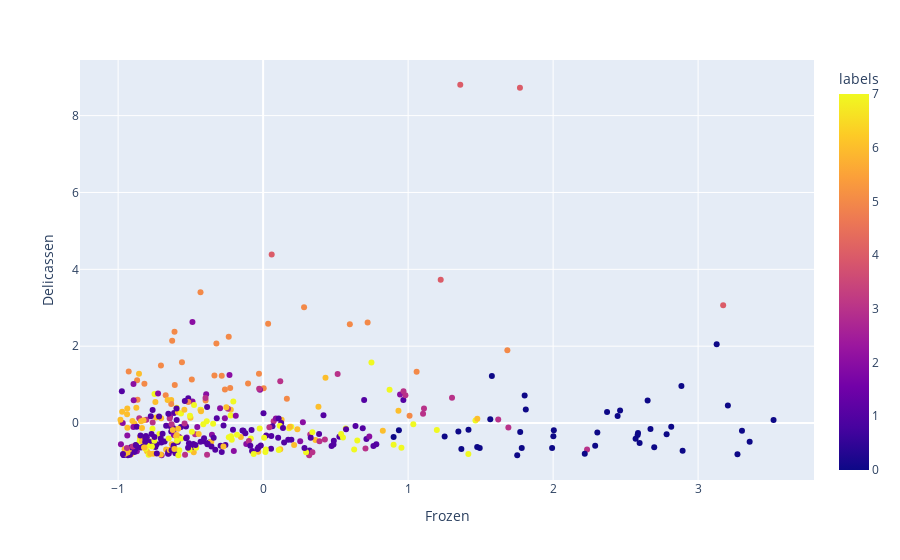

Notebook code for this chart:
### Markdown cell above
Visualize `Frozen` as X and `Delicassen` as y by `labels` and `labels_DBSCAN` respectively

### Code cell
fig = px.scatter(customers, x="Frozen", y="Delicassen", color="labels")
fig.show()

### Figure 1 — Plotly figure (JSON) as saved in the notebook; plotly's stock layout.template omitted (floating-point values rounded to 4 significant figures; data arrays with more than 128 entries replaced by an {"elided": "..."} marker saying what was removed)
{"data": [{"hoverlabel": {"namelength": 0}, "hovertemplate": "Frozen=%{x}<br>Delicassen=%{y}<br>labels=%{marker.color}", "legendgroup": "", "marker": {"color": {"elided": "395 int values"}, "coloraxis": "coloraxis", "symbol": "circle"}, "mode": "markers", "name": "", "showlegend": false, "type": "scatter", "x": {"elided": "395 float values"}, "xaxis": "x", "y": {"elided": "395 float values"}, "yaxis": "y"}], "layout": {"coloraxis": {"colorbar": {"title": {"text": "labels"}}, "colorscale": [[0, "#0d0887"], [0.1111, "#46039f"], [0.2222, "#7201a8"], [0.3333, "#9c179e"], [0.4444, "#bd3786"], [0.5556, "#d8576b"], [0.6667, "#ed7953"], [0.7778, "#fb9f3a"], [0.8889, "#fdca26"], [1, "#f0f921"]]}, "legend": {"tracegroupgap": 0}, "margin": {"t": 60}, "xaxis": {"anchor": "y", "domain": [0, 1], "title": {"text": "Frozen"}}, "yaxis": {"anchor": "x", "domain": [0, 1], "title": {"text": "Delicassen"}}}}
